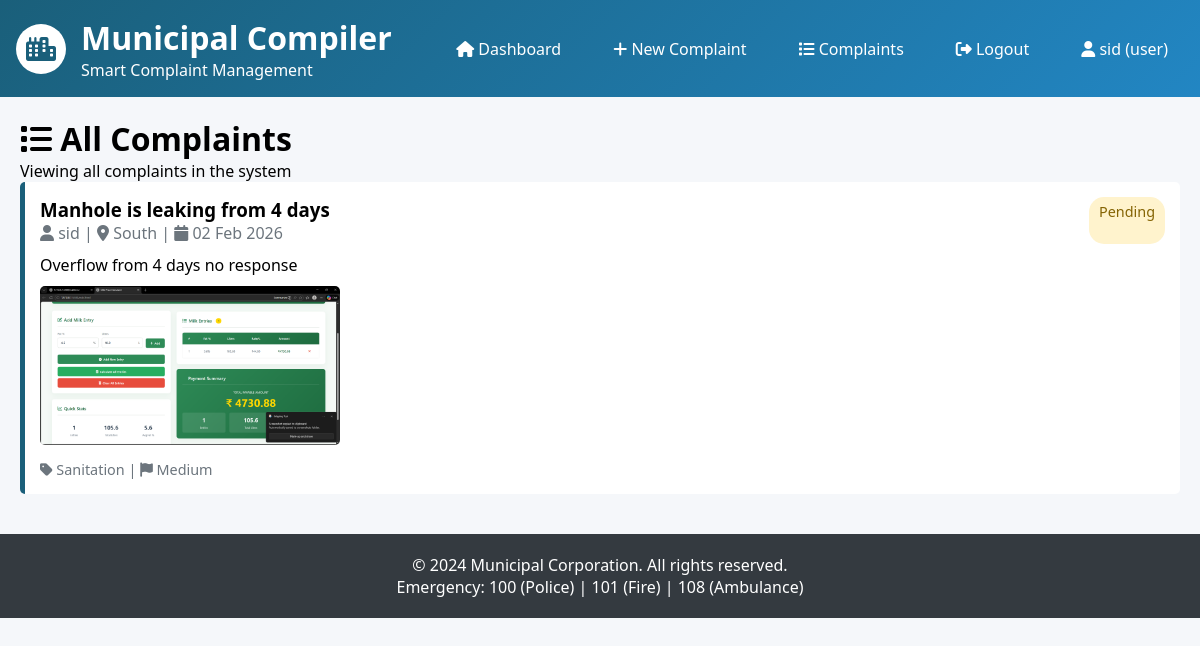
/complaints (signed in), run on the app's committed database.
### municipa_app.py (models this page shows, shortened)
class User(UserMixin, db.Model):
    __tablename__ = 'users'
    id = db.Column(db.Integer, primary_key=True)
    username = db.Column(db.String(80), unique=True, nullable=False)
    email = db.Column(db.String(120), unique=True, nullable=False)
    password_hash = db.Column(db.String(200), nullable=False)
    role = db.Column(db.String(20), nullable=False)  # 'user', 'officer', 'admin'
    taluka = db.Column(db.String(50), nullable=True)
    department = db.Column(db.String(100), nullable=True)
    phone = db.Column(db.String(15), nullable=True)
    created_at = db.Column(db.DateTime, default=datetime.utcnow)

class Complaint(db.Model):
    __tablename__ = 'complaints'
    id = db.Column(db.Integer, primary_key=True)
    title = db.Column(db.String(200), nullable=False)
    description = db.Column(db.Text, nullable=False)
    category = db.Column(db.String(50), nullable=False)
    latitude = db.Column(db.Float, nullable=True)
    longitude = db.Column(db.Float, nullable=True)
    address = db.Column(db.String(300), nullable=True)
    image_path = db.Column(db.String(300), nullable=True)
    status = db.Column(db.String(20), default='pending')
    priority = db.Column(db.String(20), default='medium')
    user_id = db.Column(db.Integer, db.ForeignKey('users.id'), nullable=False)
    assigned_officer_id = db.Column(db.Integer, db.ForeignKey('users.id'), nullable=True)
    taluka = db.Column(db.String(50), nullable=False)
    created_at = db.Column(db.DateTime, default=datetime.utcnow)
    updated_at = db.Column(db.DateTime, onupdate=datetime.utcnow)
    resolved_image_path = db.Column(db.String(300), nullable=True)
    resolution_details = db.Column(db.Text, nullable=True)
    resolved_at = db.Column(db.DateTime, nullable=True)
    resolved_by = db.Column(db.Integer, db.ForeignKey('users.id'), nullable=True)
    author = db.relationship('User', foreign_keys=[user_id], backref='authored_complaints')
    assigned_officer = db.relationship('User', foreign_keys=[assigned_officer_id], backref='assigned_complaints')
    resolver = db.relationship('User', foreign_keys=[resolved_by], backref='resolved_complaints')

### municipa_app.py (the view)
@app.route('/complaints')
@login_required
def view_complaints():
    if current_user.role == 'admin':
        complaints = Complaint.query.order_by(Complaint.created_at.desc()).all()
    elif current_user.role == 'officer':
        complaints = Complaint.query.filter_by(taluka=current_user.taluka).order_by(Complaint.created_at.desc()).all() if current_user.taluka else []
    else:
        complaints = Complaint.query.filter_by(user_id=current_user.id).order_by(Complaint.created_at.desc()).all()
    return render_template('view_complaints.html', complaints=complaints)

### municipa_app.py (called while the page is built)
@login_manager.user_loader
def load_user(user_id):
    return User.query.get(int(user_id))

### templates/view_complaints.html (shortened to what this page needs)
{% extends "base.html" %}
{% block content %}
<h1><i class="fas fa-list"></i> All Complaints</h1>
<p>Viewing all complaints in the system</p>
{% if complaints %}
    {% for complaint in complaints %}
    <div class="complaint-item">
        <div style="display: flex; justify-content: space-between; margin-bottom: 10px;">
            <div>
                <h3>{{ complaint.title }}</h3>
                <p style="color: var(--gray-color);">
                    <i class="fas fa-user"></i> {{ complaint.author.username }} |
                    <i class="fas fa-map-marker-alt"></i> {{ complaint.taluka }} |
                    <i class="fas fa-calendar"></i> {{ complaint.created_at.strftime('%d %b %Y') }}
                </p>
            </div>
            <span class="status status-{{ complaint.status }}">
                {{ complaint.status|replace('_', ' ')|title }}
            </span>
        </div>
        <p>{{ complaint.description }}</p>
        {% if complaint.image_path %}
        <div style="margin: 10px 0;">
            <img src="{{ url_for('uploaded_file', filename=complaint.image_path) }}"
                 alt="Complaint Image" style="max-width: 300px; border-radius: 5px;">
        </div>
        {% endif %}
        <div style="color: var(--gray-color); font-size: 0.9em;">
            <i class="fas fa-tag"></i> {{ complaint.category }} |
            <i class="fas fa-flag"></i> {{ complaint.priority|title }}
        </div>
    </div>
    {% endfor %}
{% else %}
<div class="card" style="text-align: center; padding: 40px;">
    <i class="fas fa-inbox fa-3x" style="color: var(--gray-color); margin-bottom: 20px;"></i>
    <h3>No Complaints Found</h3>
    <p>There are no complaints in the system.</p>
</div>
{% endif %}
{% endblock %}

### templates/base.html (shortened to what this page needs)
<!DOCTYPE html>
<html lang="en">
<head>
    <link rel="stylesheet" href="https://cdnjs.cloudflare.com/ajax/libs/font-awesome/6.4.0/css/all.min.css">
</head>
<body>
    <header class="header">
        <div class="logo">
            <div class="logo-icon">
                <i class="fas fa-city"></i>
            </div>
            <div>
                <h1>Municipal Compiler</h1>
                <p>Smart Complaint Management</p>
            </div>
        </div>
        <nav class="nav">
            {% if current_user.is_authenticated %}
                <a href="{{ url_for('dashboard') }}"><i class="fas fa-home"></i> Dashboard</a>
                {% if current_user.role == 'user' %}
                    <a href="{{ url_for('new_complaint') }}"><i class="fas fa-plus"></i> New Complaint</a>
                {% endif %}
                <a href="{{ url_for('view_complaints') }}"><i class="fas fa-list"></i> Complaints</a>
                <a href="{{ url_for('logout') }}"><i class="fas fa-sign-out-alt"></i> Logout</a>
                <span style="padding: 8px 16px;">
                    <i class="fas fa-user"></i> {{ current_user.username }} ({{ current_user.role }})
                </span>
            {% endif %}
        </nav>
    </header>
    <div class="container">
        {% block content %}{% endblock %}
    </div>
    <footer class="footer">
        <p>&copy; 2024 Municipal Corporation. All rights reserved.</p>
        <p>Emergency: 100 (Police) | 101 (Fire) | 108 (Ambulance)</p>
    </footer>
</body>
</html>

### templates/base.html (style rules this page uses)
:root { --primary-color: #1a5f7a; --secondary-color: #57cc99; --accent-color: #ff9a3c; --danger-color: #ff6b6b; --warning-color: #ffd93d; --success-color: #6bcf7f; --light-color: #f8f9fa; --dark-color: #343a40; --gray-color: #6c757d; }
* { margin: 0; padding: 0; box-sizing: border-box; }
body { font-family: 'Segoe UI', Tahoma, Geneva, Verdana, sans-serif; background: #f5f7fa; min-height: 100vh; }
.header { background: linear-gradient(135deg, #1a5f7a 0%, #2286c3 100%); color: white; padding: 1rem; display: flex; justify-content: space-between; align-items: center; }
.logo { display: flex; align-items: center; gap: 15px; }
.logo-icon { width: 50px; height: 50px; background: white; border-radius: 50%; display: flex; align-items: center; justify-content: center; color: var(--primary-color); font-size: 24px; }
.nav { display: flex; gap: 20px; }
.nav a { color: white; text-decoration: none; padding: 8px 16px; }
.container { max-width: 1200px; margin: 20px auto; padding: 0 20px; }
.complaint-item { background: white; border-left: 5px solid var(--primary-color); padding: 15px; margin-bottom: 15px; border-radius: 5px; }
.status { padding: 5px 10px; border-radius: 15px; font-size: 0.9em; }
.status-pending { background: #fff3cd; color: #856404; }
.footer { background: var(--dark-color); color: white; text-align: center; padding: 20px; margin-top: 40px; }

### data on the page
User: username "sid", role "user"
Complaint: title "Manhole is leaking from 4 days", author.username "sid", taluka "South", created_at "02 Feb 2026", status "Pending", description "Overflow from 4 days no response", image_path (picture), category "Sanitation", priority "Medium"
